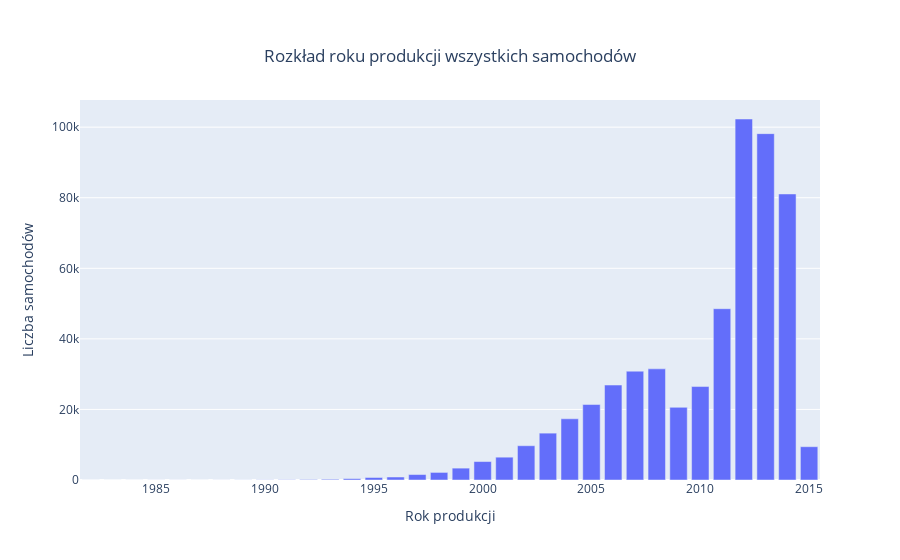

Notebook source saved alongside this figure:
### Code cell
#Distribution of year production all cars
YEAR = df['year'].value_counts()
fig = px.bar(YEAR, 
             title="Rozkład lat produkcji wszystkich samochodów",
             labels={'index': 'Rok produkcji', 'value': 'Liczba samochodów'})

fig.update_layout(
    xaxis_title="Rok produkcji",
    yaxis_title="Liczba samochodów",
    title={
        'text': "Rozkład roku produkcji wszystkich samochodów",
        'x':0.5,
        'xanchor': 'center',
        'yanchor': 'top'
    },
    showlegend=False
)
fig.show()

### Figure 1 — Plotly figure (JSON) as saved in the notebook; plotly's stock layout.template omitted (floating-point values rounded to 4 significant figures)
{"data": [{"alignmentgroup": "True", "hovertemplate": "variable=count<br>year=%{x}<br>Liczba samochodów=%{y}<extra></extra>", "legendgroup": "count", "marker": {"color": "#636efa", "pattern": {"shape": ""}}, "name": "count", "offsetgroup": "count", "orientation": "v", "showlegend": true, "textposition": "auto", "type": "bar", "x": [2012, 2013, 2014, 2011, 2008, 2007, 2006, 2010, 2005, 2009, 2004, 2003, 2002, 2015, 2001, 2000, 1999, 1998, 1997, 1996, 1995, 1994, 1993, 1992, 1991, 1990, 1989, 1986, 1988, 1985, 1987, 1984, 1982, 1983], "xaxis": "x", "y": [102315, 98168, 81070, 48548, 31502, 30845, 26913, 26485, 21394, 20594, 17342, 13281, 9715, 9437, 6468, 5227, 3363, 2149, 1546, 851, 711, 392, 205, 132, 67, 49, 20, 11, 11, 10, 8, 5, 2, 1], "yaxis": "y"}], "layout": {"barmode": "relative", "legend": {"title": {"text": "variable"}, "tracegroupgap": 0}, "showlegend": false, "title": {"text": "Rozkład roku produkcji wszystkich samochodów", "x": 0.5, "xanchor": "center", "yanchor": "top"}, "xaxis": {"anchor": "y", "domain": [0, 1], "title": {"text": "Rok produkcji"}}, "yaxis": {"anchor": "x", "domain": [0, 1], "title": {"text": "Liczba samochodów"}}}}
